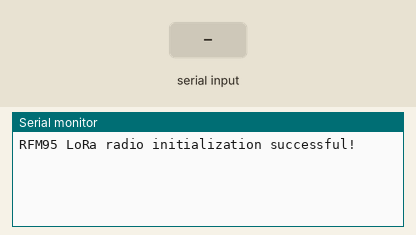
Bench run of a sketch on a simulated Arduino Uno, built with avr-gcc and run on an emulated ATmega328P. Parts: the last lines printed to the serial monitor. The test bench sets the inputs (shaded band). No radio packets arrive unless stated.

Above: at 1.2 s.
1.3 s: "1\n" received over Serial
At 2.5 s:
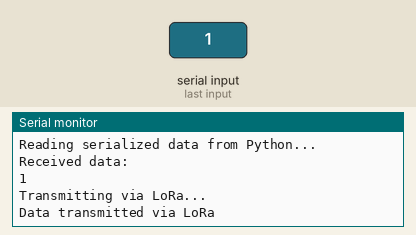
2.8 s: "0\n" received over Serial
At 2.87 s:
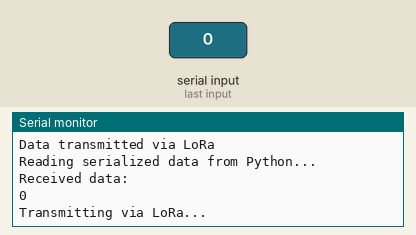
4.3 s: "2\n" received over Serial
At 5.0 s:
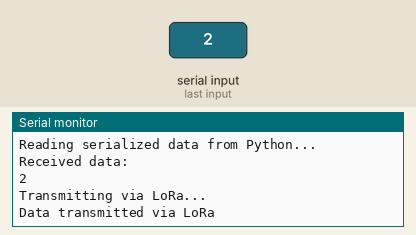

Measured:
- after the input at 1.3 s, the serial monitor: prints a new line at once (image 1)
- after the input at 2.8 s, the serial monitor: prints a new line after 0.06 s (image 2)
- after the input at 4.3 s, the serial monitor: prints a new line after 0.06 s (image 3)

The sketch:

Arduino_Serial_Transmission.ino
```cpp
#include <SPI.h>
#include <RH_RF95.h>

#define RFM95_CS 8
#define RFM95_RST 4
#define RFM95_INT 3

// Initialize the RFM95 module
RH_RF95 rf95(RFM95_CS, RFM95_INT);

void setup() {
    Serial.begin(9600);
    while (!Serial) {
        ; // Wait for the serial port to connect. Needed for native USB port only
    }

    pinMode(RFM95_RST, OUTPUT);
    digitalWrite(RFM95_RST, HIGH);

    // Reset the RFM95 module
    delay(10);
    digitalWrite(RFM95_RST, LOW);
    delay(10);
    digitalWrite(RFM95_RST, HIGH);
    delay(10);

    if (!rf95.init()) {
        Serial.println("RFM95 LoRa radio initialization failed!");
        while (1);
    }

    Serial.println("RFM95 LoRa radio initialization successful!");
}

void loop() {
    if (Serial.available() > 0) {
        Serial.println("Reading serialized data from Python...");

        // Read data from the serial port
        String input = Serial.readStringUntil('\n'); // Assuming data ends with a newline character

        // Debug print the received data
        Serial.println("Received data:");
        Serial.println(input);

        // Now transmit the data via LoRa
        Serial.println("Transmitting via LoRa...");
        rf95.send((uint8_t *)input.c_str(), input.length());
        rf95.waitPacketSent();

        Serial.println("Data transmitted via LoRa");
    }
}
```
